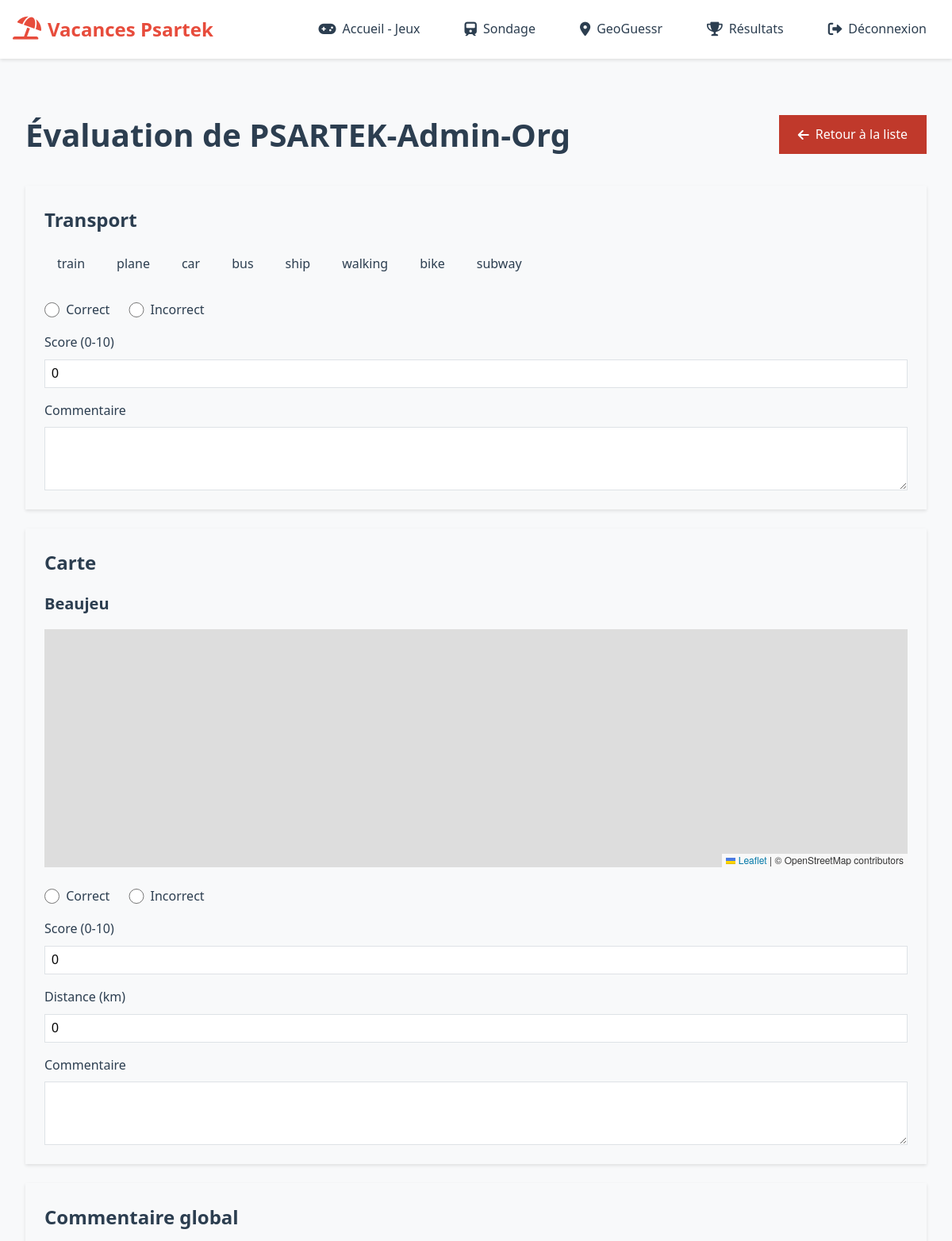
Before: /games/evaluate/1/ (signed in, upper part) with the older database file.
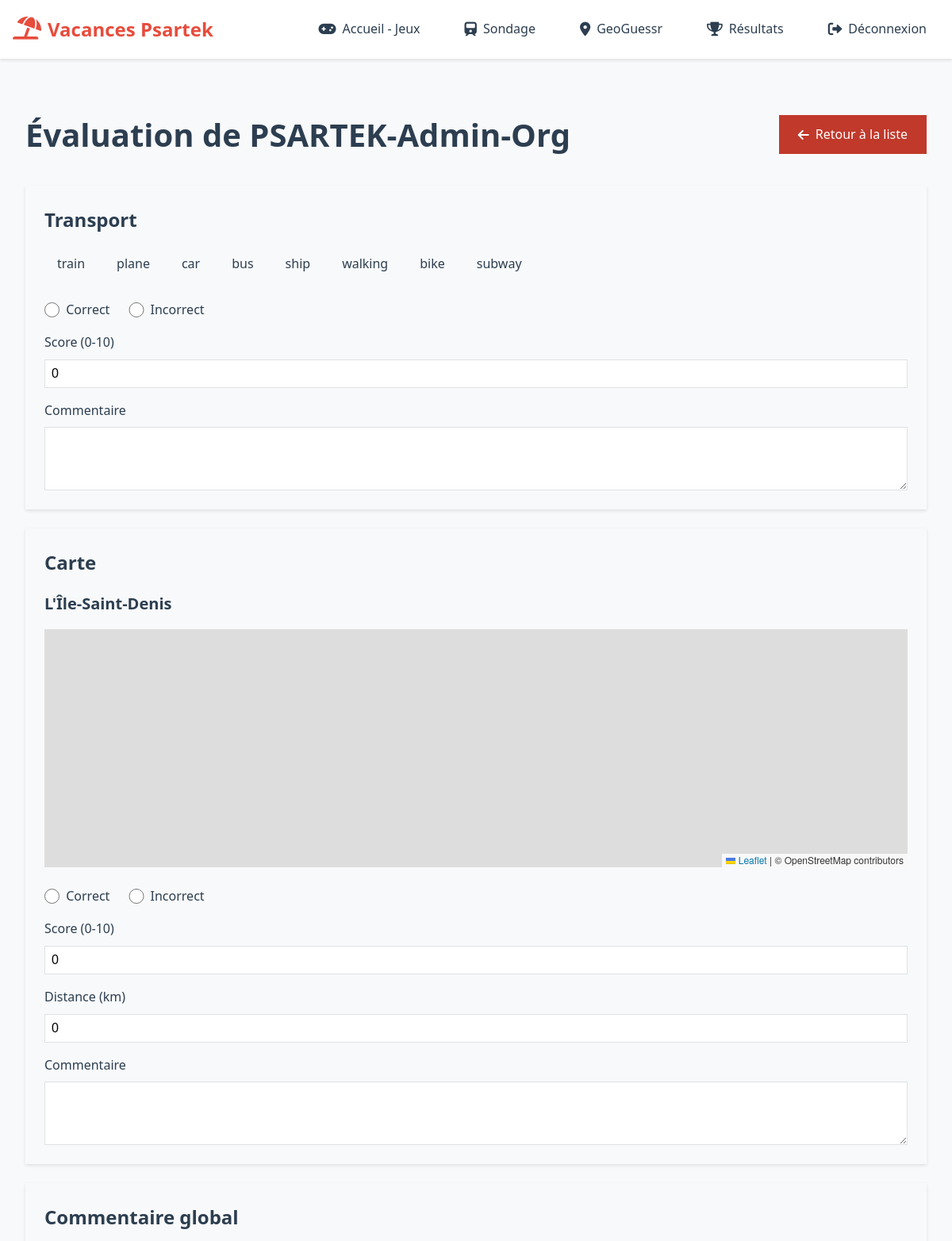
After: the same page with the newer database file.
### games/models.py (models this page shows, shortened)
class TransportGuess(models.Model):
    TRANSPORT_CHOICES = [
        ('car', 'Voiture'),
        ('train', 'Train'),
        ('bus', 'Bus'),
        ('plane', 'Avion'),
        ('ship', 'Bateau'),
        ('walking', 'Marche'),
        ('bike', 'Vélo'),
        ('subway', 'Métro/RER')
    ]
    user = models.ForeignKey(User, on_delete=models.CASCADE)
    transports = models.JSONField(default=list)  # Liste des transports sélectionnés
    is_verified = models.BooleanField(null=True, blank=True)
    score = models.IntegerField(null=True, blank=True)
    feedback = models.TextField(blank=True)
    created_at = models.DateTimeField(auto_now_add=True)

class MapGuess(models.Model):
    user = models.ForeignKey(User, on_delete=models.CASCADE)
    latitude = models.FloatField()
    longitude = models.FloatField()
    city_name = models.CharField(max_length=200, blank=True, null=True)
    is_correct = models.BooleanField(null=True, blank=True)
    score = models.IntegerField(null=True, blank=True)
    distance_to_target = models.FloatField(null=True, blank=True)
    feedback = models.TextField(blank=True)
    created_at = models.DateTimeField(default=timezone.now)

### games/views.py (the view, shortened to what this page needs)
# urls.py: path('evaluate/<int:user_id>/', evaluate_user, name='evaluate_user'),
@login_required
@user_passes_test(is_organizer)
def evaluate_user(request, user_id):
    user = get_object_or_404(User, id=user_id)
    try:
        transport_guess = TransportGuess.objects.get(user=user)
        map_guess = MapGuess.objects.get(user=user)
        evaluation = GameEvaluation.objects.filter(user=user).first()
    except (TransportGuess.DoesNotExist, MapGuess.DoesNotExist):
        messages.error(request, 'Cet utilisateur n\'a pas participé aux deux jeux.')
        return redirect('evaluate_responses')
    return render(request, 'games/evaluate_user.html', {
        'user': user,
        'transport_guess': transport_guess,
        'map_guess': map_guess,
        'evaluation': evaluation
    })

### games/views.py (called while the page is built)
def is_organizer(user):
    return user.is_staff or user.groups.filter(name='Organisateur').exists()

### games/templates/games/evaluate_user.html (shortened to what this page needs)
{% extends 'games/base.html' %}{% load static %}
{% block content %}
<div class="evaluation-container">
    <div class="evaluation-header">
        <h1>Évaluation de {{ user.first_name }}</h1>
        <a href="{% url 'evaluate_responses' %}" class="back-btn">
            <i class="fas fa-arrow-left"></i>
            Retour à la liste
        </a>
    </div>
    <form method="post" class="evaluation-form">
        <div class="evaluation-section">
            <h2>Transport</h2>
            <div class="response-details">
                <div class="transports-selected">
                    {% for transport in transport_guess.transports %}
                    <span class="transport-tag">{{ transport }}</span>
                    {% endfor %}
                </div>
            </div>
            <div class="evaluation-controls">
                <div class="control-group">
                    <label class="radio-label">
                        <input type="radio" name="transport_correct" value="true"
                               {% if transport_guess.is_verified == True %}checked{% endif %}>
                        Correct
                    </label>
                    <label class="radio-label">
                        <input type="radio" name="transport_correct" value="false"
                               {% if transport_guess.is_verified == False %}checked{% endif %}>
                        Incorrect
                    </label>
                </div>
                <div class="score-input">
                    <label for="transport_score">Score (0-10)</label>
                    <input type="number" id="transport_score" name="transport_score"
                           min="0" max="10" value="{{ transport_guess.score|default:0 }}">
                </div>
                <div class="feedback-input">
                    <label for="transport_feedback">Commentaire</label>
                    <textarea id="transport_feedback" name="transport_feedback"
                              rows="3">{{ transport_guess.feedback|default:'' }}</textarea>
                </div>
            </div>
        </div>
        <div class="evaluation-section">
            <h2>Carte</h2>
            <div class="response-details">
                <div class="city-name">{{ map_guess.city_name|default:"Ville inconnue" }}</div>
                <div class="map-container">
                    <div id="map" class="result-map"></div>
                </div>
            </div>
            <div class="evaluation-controls">
                <div class="control-group">
                    <label class="radio-label">
                        <input type="radio" name="map_correct" value="true"
                               {% if map_guess.is_correct == True %}checked{% endif %}>
                        Correct
                    </label>
                    <label class="radio-label">
                        <input type="radio" name="map_correct" value="false"
                               {% if map_guess.is_correct == False %}checked{% endif %}>
                        Incorrect
                    </label>
                </div>
                <div class="score-input">
                    <label for="map_score">Score (0-10)</label>
                    <input type="number" id="map_score" name="map_score"
                           min="0" max="10" value="{{ map_guess.score|default:0 }}">
                </div>
                <div class="distance-input">
                    <label for="distance_to_target">Distance (km)</label>
                    <input type="number" id="distance_to_target" name="distance_to_target"
                           step="0.1" value="{{ map_guess.distance_to_target|default:0 }}">
                </div>
                <div class="feedback-input">
                    <label for="map_feedback">Commentaire</label>
                    <textarea id="map_feedback" name="map_feedback"
                              rows="3">{{ map_guess.feedback|default:'' }}</textarea>
                </div>
            </div>
        </div>
        <div class="evaluation-section">
            <h2>Commentaire global</h2>
        </div>
    </form>
</div>
{% endblock %}
{% block extra_css %}
<link rel="stylesheet" href="https://unpkg.com/leaflet@1.9.4/dist/leaflet.css" />
{% endblock %}

### games/templates/games/base.html (shortened to what this page needs)
{% load static %}
<!DOCTYPE html>
<html lang="fr">
<head>
    <link rel="stylesheet" href="https://cdnjs.cloudflare.com/ajax/libs/font-awesome/6.0.0/css/all.min.css">
    <link rel="stylesheet" href="{% static 'css/base.css' %}">
    {% block extra_css %}{% endblock %}
</head>
<body>
    <header class="main-header">
        <nav class="nav-container">
            <div class="nav-left">
                <a href="{% url 'users_home' %}" class="logo">
                    <i class="fas fa-umbrella-beach"></i>
                    Vacances Psartek
                </a>
            </div>
            <div class="nav-right">
                {% if user.is_authenticated %}
                    <a href="{% url 'game_home' %}" class="nav-link">
                        <i class="fas fa-gamepad"></i>
                        Accueil - Jeux
                    </a>
                    <a href="{% url 'poll' %}" class="nav-link">
                        <i class="fas fa-train"></i>
                        Sondage
                    </a>
                    <a href="{% url 'map_guess' %}" class="nav-link">
                        <i class="fas fa-map-marker-alt"></i>
                        GeoGuessr
                    </a>
                    <a href="{% url 'results' %}" class="nav-link">
                        <i class="fas fa-trophy"></i>
                        Résultats
                    </a>
                    <a href="{% url 'logout' %}" class="nav-link">
                        <i class="fas fa-sign-out-alt"></i>
                        Déconnexion
                    </a>
                {% else %}
                    <a href="{% url 'login' %}" class="nav-link">
                        <i class="fas fa-sign-in-alt"></i>
                        Connexion
                    </a>
                {% endif %}
            </div>
        </nav>
    </header>
    <main class="main-content">
        {% block content %}{% endblock %}
    </main>
</body>
</html>

### static/css/base.css (style rules this page uses)
:root { --primary-color: #e74c3c; --secondary-color: #c0392b; --text-color: #2c3e50; --light-gray: #f8f9fa; --border-color: #dee2e6; --shadow: 0 2px 4px rgba(0, 0, 0, 0.1); }
* { margin: 0; padding: 0; box-sizing: border-box; }
body { font-family: 'Segoe UI', Tahoma, Geneva, Verdana, sans-serif; line-height: 1.6; color: var(--text-color); background-color: var(--light-gray); }
.main-header { background-color: white; box-shadow: var(--shadow); position: sticky; top: 0; z-index: 1000; }
.nav-container { max-width: 1200px; margin: 0 auto; padding: 1rem; display: flex; justify-content: space-between; align-items: center; }
.logo { font-size: 1.5rem; font-weight: bold; color: var(--primary-color); text-decoration: none; display: flex; align-items: center; gap: 0.5rem; }
.logo i { font-size: 1.8rem; }
.nav-right { display: flex; gap: 1.5rem; align-items: center; }
.nav-link { color: var(--text-color); text-decoration: none; display: flex; align-items: center; gap: 0.5rem; padding: 0.5rem 1rem; border-radius: 6px; transition: all 0.3s ease; }
.nav-link i { font-size: 1.1rem; }
.main-content { max-width: 1200px; margin: 2rem auto; padding: 0 1rem; min-height: calc(100vh - 160px); }

### games/templates/games/evaluate_user.html (style rules this page uses)
.evaluation-container { max-width: 1200px; margin: 0 auto; padding: 2rem 1rem; }
.evaluation-header { display: flex; justify-content: space-between; align-items: center; margin-bottom: 2rem; }
.evaluation-header h1 { font-size: 2.5rem; font-weight: 700; color: var(--text-color); }
.back-btn { display: inline-flex; align-items: center; gap: 0.5rem; padding: 0.75rem 1.5rem; background: var(--secondary-color); color: white; border-radius: var(--radius); text-decoration: none; font-weight: 500; transition: all 0.2s ease; }
.evaluation-section { background: var(--card-bg); border-radius: var(--radius-lg); padding: 1.5rem; margin-bottom: 1.5rem; box-shadow: var(--shadow); }
.evaluation-section h2 { font-size: 1.5rem; font-weight: 600; color: var(--text-color); margin-bottom: 1rem; }
.response-details { margin-bottom: 1.5rem; }
.transports-selected { display: flex; flex-wrap: wrap; gap: 0.5rem; }
.transport-tag { background: var(--background); padding: 0.5rem 1rem; border-radius: var(--radius); font-weight: 500; }
.city-name { font-size: 1.25rem; font-weight: 600; color: var(--text-color); margin-bottom: 1rem; }
.map-container { border-radius: var(--radius); overflow: hidden; background: var(--background); }
.result-map { height: 300px; width: 100%; }
.evaluation-controls { display: flex; flex-direction: column; gap: 1rem; }
.control-group { display: flex; gap: 1.5rem; }
.radio-label { display: flex; align-items: center; gap: 0.5rem; cursor: pointer; }
.radio-label input[type="radio"] { width: 1.2rem; height: 1.2rem; }
.score-input, .distance-input, .feedback-input { display: flex; flex-direction: column; gap: 0.5rem; }
.score-input label, .distance-input label, .feedback-input label { font-weight: 500; color: var(--text-color); }
.score-input input, .distance-input input { padding: 0.5rem; border: 1px solid var(--border-color); border-radius: var(--radius); font-size: 1rem; }
.feedback-input textarea { padding: 0.75rem; border: 1px solid var(--border-color); border-radius: var(--radius); font-size: 1rem; resize: vertical; }

Changed rows visible on the page:
removed MapGuess: city_name "Beaujeu", is_correct "☐ Correct", is_correct "☐ Incorrect", map_score "0", distance_to_target "0"
added MapGuess: city_name "L'Île-Saint-Denis", is_correct "☐ Correct", is_correct "☐ Incorrect", map_score "0", distance_to_target "0"
